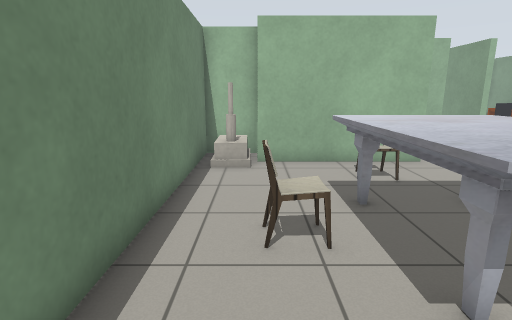
view 1 (above)

18 first-person views from a walk through a Gazebo world. The camera is 1.2 m above the floor, tilts 12° down and sees 80° across. The floor is counted in squares, 0.5 m on a side. Each view is taken from the middle of a square. On the plan, view 1 faces up. The plan holds only what a view shows up to about 18 squares ahead; the rest is blank. Simple patterns stand in for the simulator's built-in surfaces. Simple shapes stand in for some stock models. Some surface patterns are stand-ins.

view 2
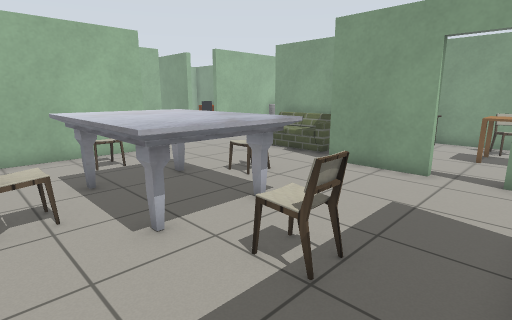

view 3
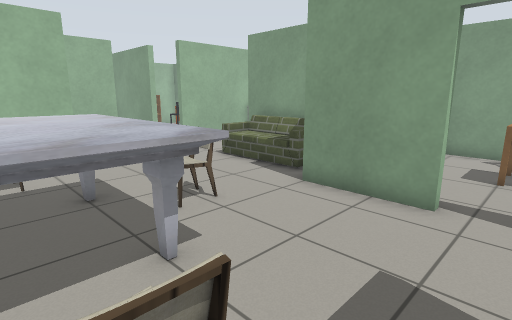

view 4
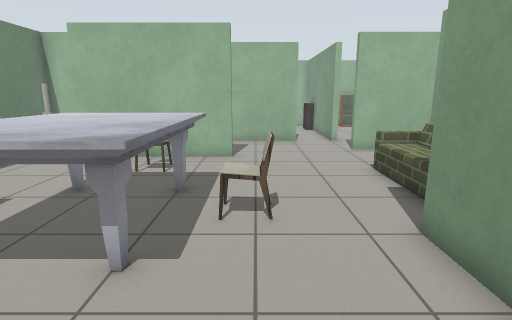

view 5
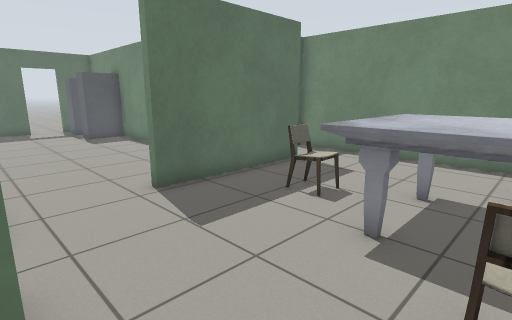

view 6
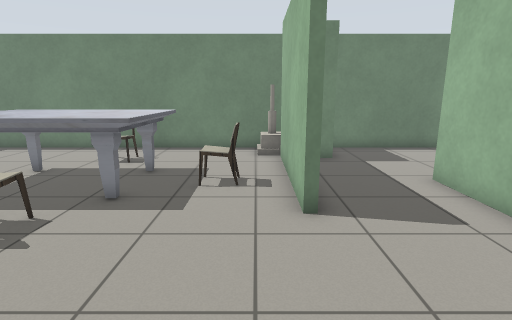

view 7
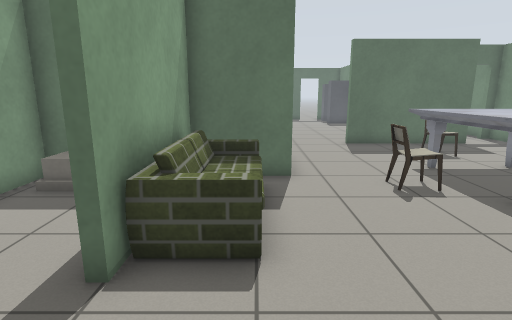

view 8
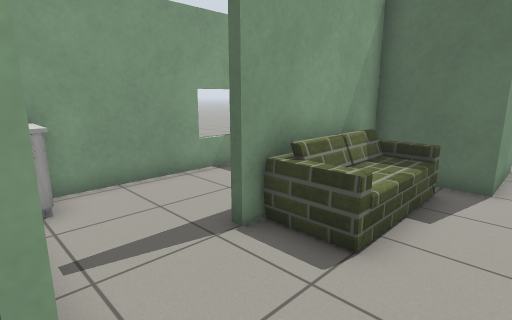

view 9
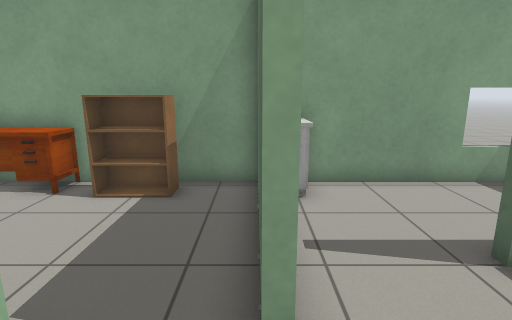

view 10
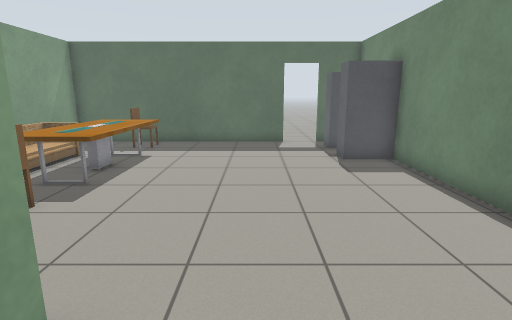

view 11
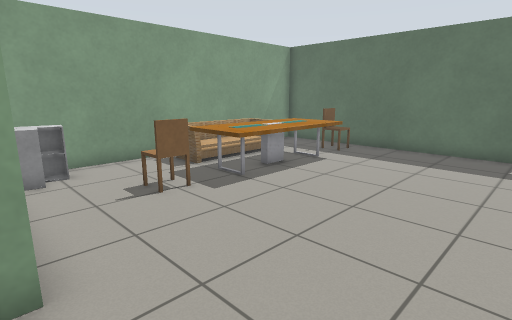

view 12
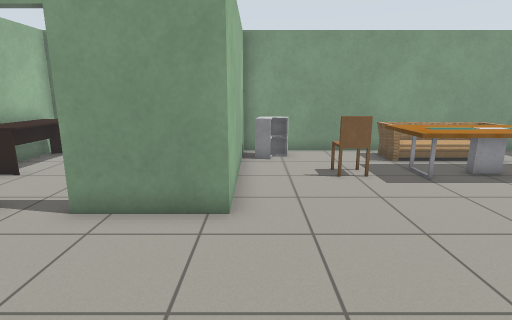

view 13
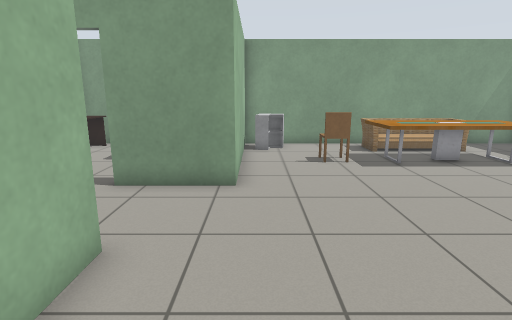

view 14
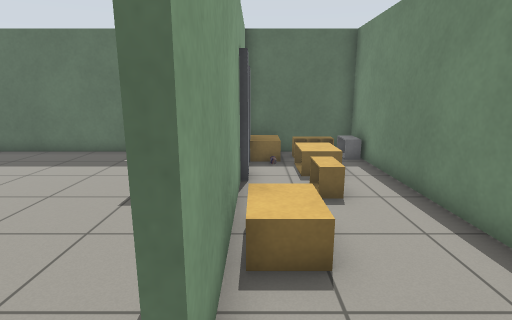

view 15
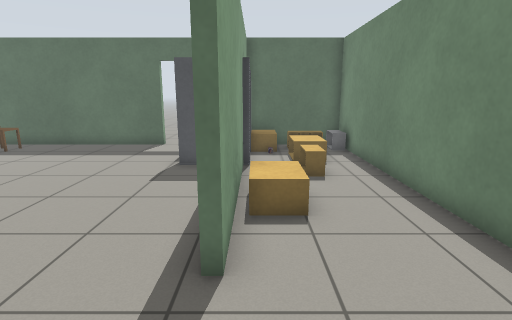

view 16
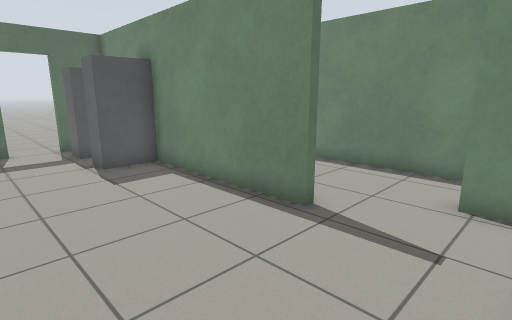

view 17
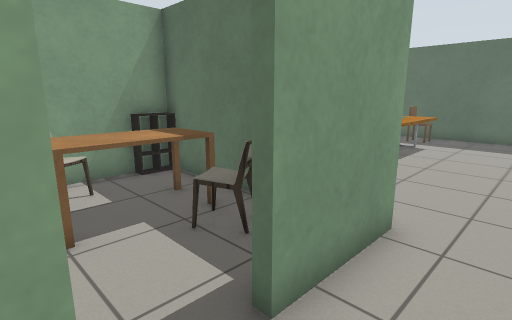

view 18
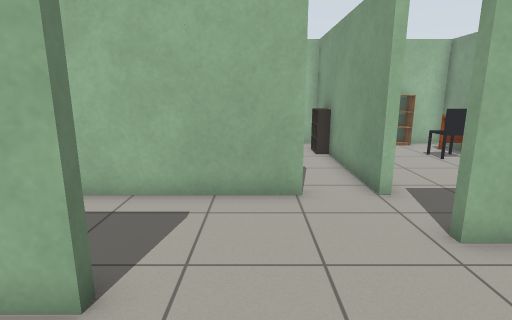

### Floor plan
Points are (right, up) in squares from view 1. A wall is a line through its corners. A room is listed if a view was taken in it or the views show most of it. See-through windows are left out.
Room 1 (views 1, 2, 3, 4, 5, 6, 7, 8, 9, 17, 18)
walls: (6.1, 11.4) (6.1, 11) (0, 11); (0.4, 13) (0.4, 12.6) (-2.1, 12.6) (-2.1, -4); (9.9, 0.5) (9.9, 4) (12.9, 4) (12.9, 9.5); (9.3, 15.1) (3.4, 15.1); (12.6, 12.6) (11.4, 12.6); (0.4, -2.3) (6.5, -2.3); (-2.1, 15.5) (-2.1, 13.5)
ways out: opening at (8, -2) to room 2; open door at (-0.5, -4) to room 3; open door at (10, -0.5) to room 4; opening at (13, 11) to room 5; opening at (1, 15); opening at (10, 14)
objects: house (-1, 10) to (-1, 12); chair (0, 5) to (1, 5); marble table (2, 2) to (5, 7); chair (3, 0) to (4, 1); chair (3, 9) to (4, 9); chair (7, 5); sofa (11, 5) to (12, 9)
Room 2 (views 10, 11, 12, 16)
walls: (2.7, -6.6) (2.7, -13.5); (6.5, -2.6) (4.5, -2.6); (6.5, -18) (17.3, -18) (17.3, -4.5) (9.9, -4.5) (9.9, -1.1); (3.6, -18) (4.9, -18)
ways out: opening at (8, -2) to room 1; opening at (3, -4.5) to room 3; open door at (5.5, -18)
objects: shelf (2, -14) to (4, -14); shelf (3, -17) to (4, -16); table (12, -15) to (14, -10); chair (13, -17) to (13, -16); chair (13, -8) to (14, -8); sofa (15, -14) to (16, -10); cabinet (16, -6) to (16, -5)
Room 3 (views 13, 14, 15)
walls: (2.4, -13.1) (2.4, -10.6); (2.4, -8.2) (2.4, -6.6); (-2.1, -4.8) (-2.1, -18) (2.4, -18); (0.7, -3.4) (0.7, -4.4)
ways out: open door at (-0.5, -4) to room 1; opening at (3, -4.5) to room 2
objects: cabinet (-2, -17) to (-1, -17); cabinet (0, -17) to (1, -17); cabinet (0, -16) to (0, -14); cabinet (0, -13) to (0, -12); other object (1, -16); cabinet (1, -10) to (2, -9); cabinet (2, -17) to (2, -16)
Room 4 (no view inside)
walls: (13.3, -4.2) (17.3, -4.2) (17.3, 3.7) (14.4, 3.7)
low walls: (16.8, -4.2) (16.8, -2.9)
ways out: open door at (10, -0.5) to room 1
objects: chair (12, -3) to (13, -2); desk (13, 2) to (16, 3); table (14, -3) to (15, 0); chair (16, -1) to (16, 0)
Room 5 (no view inside)
walls: (15.7, 12.6) (12.6, 12.6); (16.5, 4) (17.3, 4) (17.3, 11.4)
ways out: opening at (13, 11) to room 1
objects: house (15, 5) to (16, 5); chest of drawers (16, 12) to (17, 12)

Where each view was taken, in squares from view 1:
view 1: 0 up, 0 right, facing up
view 2: 2 down, 0 right, facing up-right
view 3: 1 down, 3 right, facing up-right
view 4: 1 down, 7 right, facing up
view 5: 5 up, 10 right, facing down-left
view 6: 10 up, 12 right, facing left
view 7: 13 up, 11 right, facing down
view 8: 13 up, 9 right, facing down-right
view 9: 13 up, 9 right, facing right
view 10: 2 down, 8 right, facing down
view 11: 4 down, 6 right, facing down-right
view 12: 5 down, 4 right, facing right
view 13: 5 down, 2 right, facing right
view 14: 5 down, 2 right, facing down
view 15: 3 down, 2 right, facing down
view 16: 3 down, 8 right, facing down-left
view 17: 1 up, 8 right, facing down-right
view 18: 8 up, 8 right, facing up
